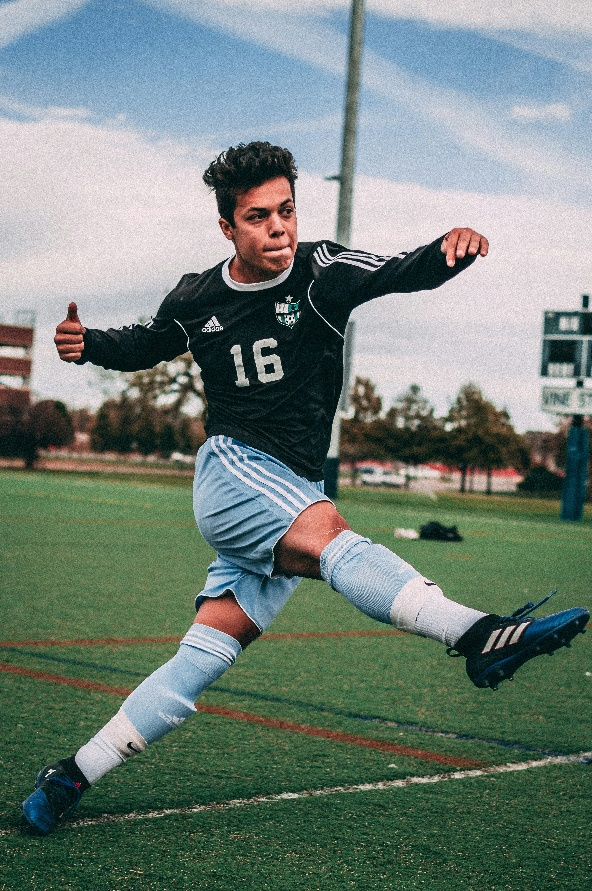
#> input picture AI 모델 학습을 위한 데이터 정제 및 피처엔지니어링/OpenCV_Excersize ver4(새싹)/Ch.04/soccer.jpg, 592 x 891 px, found by its file name
$ python 4-3.py
#> lines starting #> are read from the running program, lines starting #| are printed output that depends on the picture; after the words box and inside, x2 and y2 are one past the last pixel; in counts of white or black regions, pixels touching at a corner belong together
import cv2 as cv
import numpy as np

# 이미지 읽기
image = cv.imread('Ch.04/soccer.jpg') # 컬러 이미지
#> image is the input picture: shape (891, 592, 3); mean B, G, R 120.7, 128, 113.2
gray = cv.cvtColor(image, cv.COLOR_BGR2GRAY)
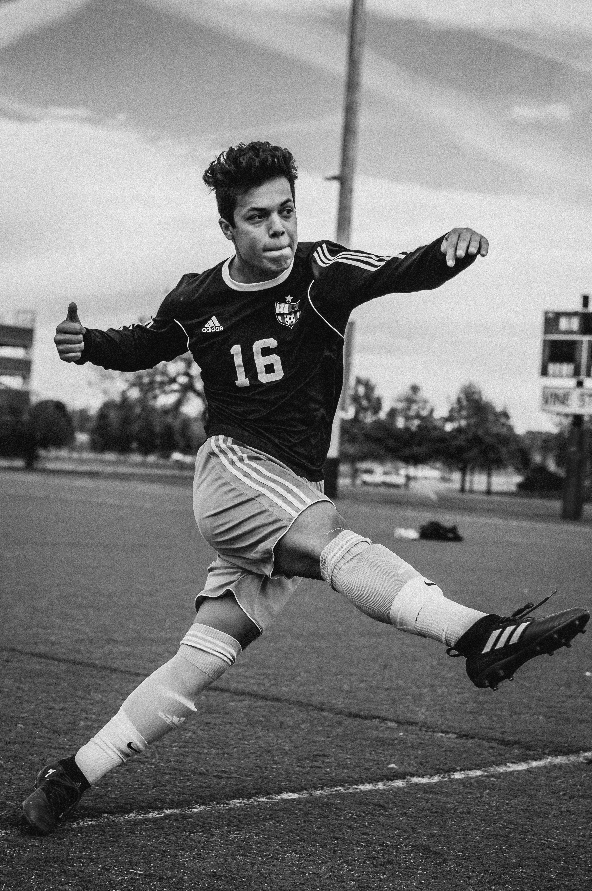
#> gray: shape (891, 592); min 2, max 254, mean 122.7

cv.imshow("aaa", image)

# Canny 엣지 검출
edges = cv.Canny(gray, 100, 200)
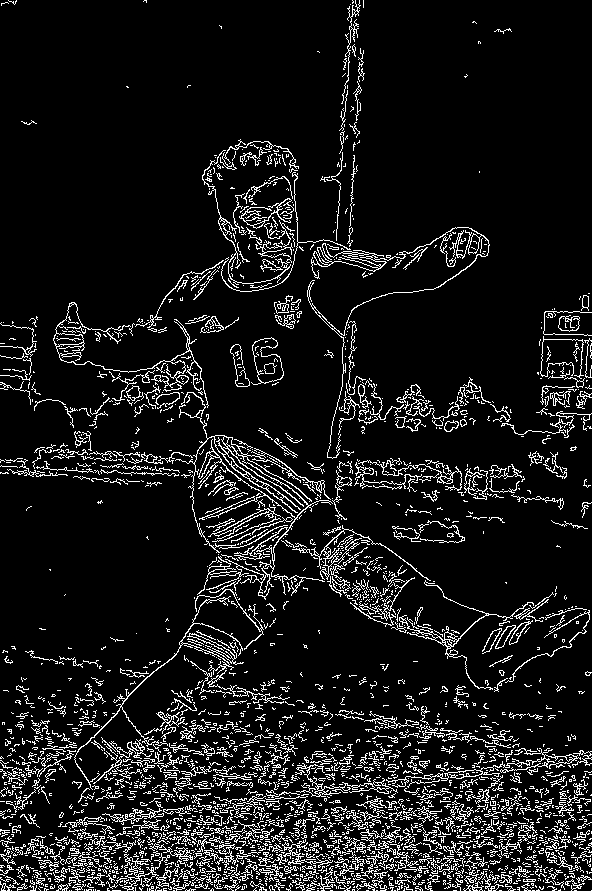
#> edges: shape (891, 592); 9.6% white in thin lines or dots

# 윤곽선 찾기
contours, _ = cv.findContours(edges, cv.RETR_EXTERNAL, cv.CHAIN_APPROX_SIMPLE)
#> contours = 2418 contours, 2280 with area under 20; largest, box (x1, y1, x2, y2) and area: (175, 392, 333, 596) 2030, (251, 337, 284, 385) 897, (53, 302, 209, 408) 646, (307, 227, 490, 459) 636, (399, 580, 534, 690) 466

# 윤곽선 길이가 50 이상인 것만 원본 이미지에 그리기
for contour in contours:
    length = cv.arcLength(contour, closed=True)
    if length >= 50:
        cv.drawContours(image, [contour], -1, (0, 255, 0), 1) # 초록색, 두께 1
#> this loop made 2418 passes
#> length on passes 21, 25, 32: 6.83, 13.66, 11.07
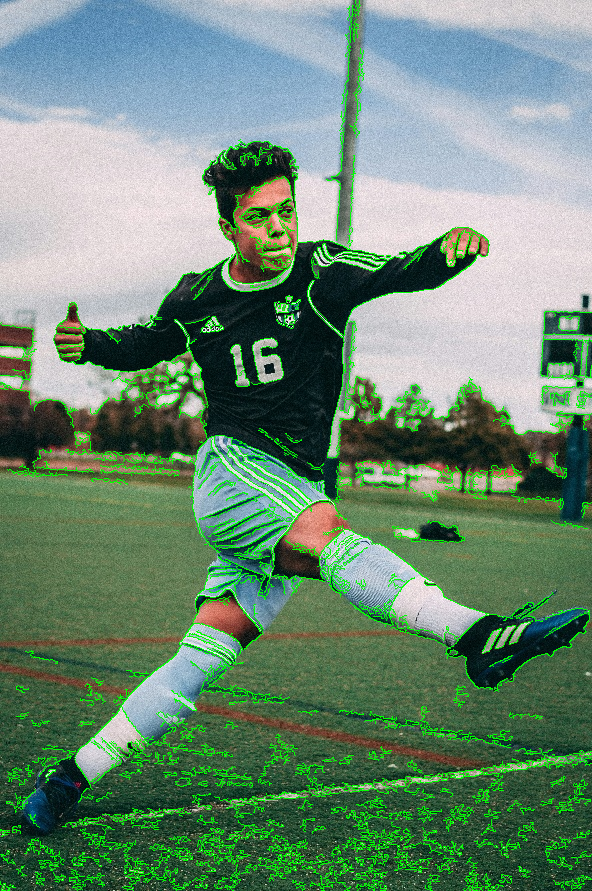
#> image: shape (891, 592, 3); 6.04% of pixels changed, all inside (x1, y1, x2, y2) = (0, 0, 592, 891)

# 결과 이미지 출력
cv.imshow("Contours over Original", image)
cv.waitKey(0)
cv.destroyAllWindows()
